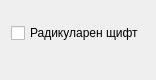
<?xml version="1.0" encoding="UTF-8"?>
<ui version="4.0">
 <class>ObturationView</class>
 <widget class="QWidget" name="ObturationView">
  <property name="geometry">
   <rect>
    <x>0</x>
    <y>0</y>
    <width>156</width>
    <height>80</height>
   </rect>
  </property>
  <property name="windowTitle">
   <string>ObturationView</string>
  </property>
  <layout class="QHBoxLayout" name="horizontalLayout_2">
   <property name="spacing">
    <number>0</number>
   </property>
   <item>
    <layout class="QVBoxLayout" name="verticalLayout">
     <item>
      <widget class="ObturationWidget" name="obturationWidget" native="true"/>
     </item>
     <item>
      <widget class="SurfaceSelector" name="surfaceSelector" native="true"/>
     </item>
     <item>
      <layout class="QHBoxLayout" name="horizontalLayout">
       <item>
        <widget class="QCheckBox" name="post_check">
         <property name="text">
          <string>Радикуларен щифт</string>
         </property>
        </widget>
       </item>
       <item>
        <spacer name="horizontalSpacer">
         <property name="orientation">
          <enum>Qt::Horizontal</enum>
         </property>
         <property name="sizeHint" stdset="0">
          <size>
           <width>40</width>
           <height>20</height>
          </size>
         </property>
        </spacer>
       </item>
      </layout>
     </item>
     <item>
      <spacer name="verticalSpacer">
       <property name="orientation">
        <enum>Qt::Vertical</enum>
       </property>
       <property name="sizeHint" stdset="0">
        <size>
         <width>20</width>
         <height>0</height>
        </size>
       </property>
      </spacer>
     </item>
    </layout>
   </item>
   <item>
    <spacer name="horizontalSpacer_2">
     <property name="orientation">
      <enum>Qt::Horizontal</enum>
     </property>
     <property name="sizeHint" stdset="0">
      <size>
       <width>0</width>
       <height>20</height>
      </size>
     </property>
    </spacer>
   </item>
  </layout>
  <zorder>obturationWidget</zorder>
  <zorder>surfaceSelector</zorder>
  <zorder>verticalSpacer</zorder>
  <zorder>post_check</zorder>
  <zorder>horizontalSpacer</zorder>
  <zorder>horizontalSpacer_2</zorder>
 </widget>
 <layoutdefault spacing="6" margin="11"/>
 <customwidgets>
  <customwidget>
   <class>SurfaceSelector</class>
   <extends>QWidget</extends>
   <header>View/uiComponents/qt_derived/Widgets/SurfaceSelector.h</header>
   <container>1</container>
  </customwidget>
  <customwidget>
   <class>ObturationWidget</class>
   <extends>QWidget</extends>
   <header>View/uiComponents/qt_derived/Widgets/ObturationWidget.h</header>
   <container>1</container>
  </customwidget>
 </customwidgets>
 <resources/>
 <connections/>
</ui>
